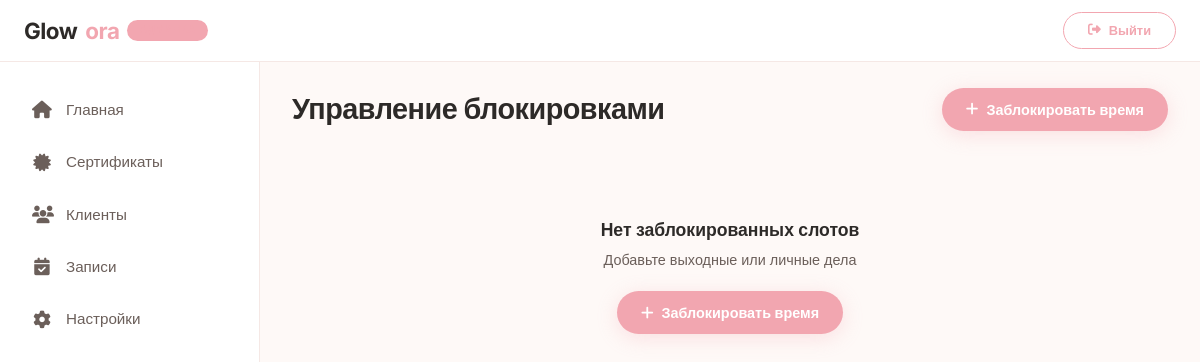
The app's page /admin-dashboard/blocked-slots/ (signed in), older data.
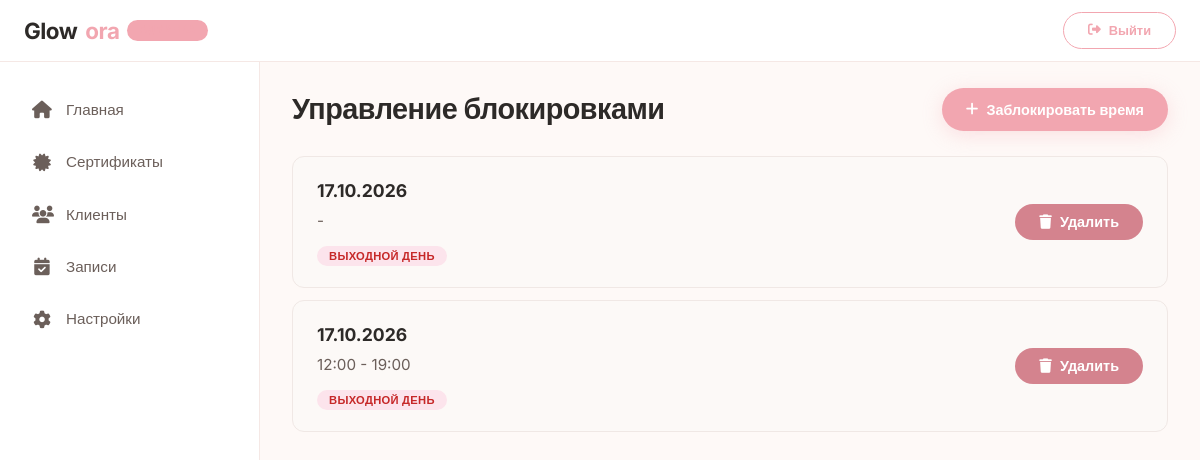
The same page, newer data.
### booking_app/models.py (models this page shows, shortened)
class BlockedSlot(models.Model):
    TYPE_CHOICES = [
        ('day_off', 'Выходной день'),
        ('personal', 'Личные дела'),
        ('maintenance', 'Технический перерыв'),
        ('other', 'Другое'),
    ]
    date = models.DateField('Дата')
    is_full_day = models.BooleanField('На весь день', default=False)
    start_time = models.TimeField('Начало', blank=True, null=True)
    end_time = models.TimeField('Конец', blank=True, null=True)
    reason = models.CharField('Причина', max_length=100, blank=True)
    slot_type = models.CharField('Тип', max_length=20, choices=TYPE_CHOICES, default='day_off')
    created_at = models.DateTimeField('Создано', auto_now_add=True)
    class Meta:
        verbose_name = 'Заблокированный слот'
        verbose_name_plural = 'Заблокированные слоты'
        ordering = ['date', 'start_time']
        db_table = 'beauty_app_blockedslot'

### booking_app/views.py (the view)
# urls.py: path('admin-dashboard/blocked-slots/', views.BlockedSlotListView.as_view(), name='blocked_slots_list'),
class BlockedSlotListView(AdminRequiredMixin, ListView):
    model = BlockedSlot
    template_name = 'booking_app/admin/blocked_slots_list.html'
    context_object_name = 'blocked_slots'

### beauty_app/context_processors.py (called while the page is built)
def faq_context(request):
    faqs = FAQ.objects.filter(is_active=True).order_by('order', 'created_at')
    return {'faqs': faqs}

### booking_app/context_processors.py (called while the page is built)
def pwa_settings(request):
    return {
        'VAPID_PUBLIC_KEY': getattr(settings, 'VAPID_PUBLIC_KEY', ''),
    }

### booking_app/views.py (called while the page is built)
    def test_func(self):
        return self.request.user.is_authenticated and self.request.user.is_staff

### booking_app/templates/booking_app/admin/blocked_slots_list.html (shortened to what this page needs)
{% extends 'dashboard_base.html' %}
{% load static %}
{% block page_title %}Управление блокировками{% endblock %}
{% block actions %}
    <a href="{% url 'booking_app:blocked_slot_add' %}" class="btn btn-primary">
        <i class="fas fa-plus"></i> Заблокировать время
    </a>
{% endblock %}
{% block content %}
<div class="dashboard">
    <div class="blocked-slots-section">
        {% if blocked_slots %}
            <div class="blocked-slots-list">
                {% for slot in blocked_slots %}
                    <div class="blocked-slot-card">
                        <div class="slot-info">
                            <div class="slot-date">{{ slot.date|date:"d.m.Y" }}</div>
                            <div class="slot-time">{{ slot.start_time|time:"H:i" }} - {{ slot.end_time|time:"H:i" }}</div>
                            <div class="slot-type">
                                <span class="type-badge type-{{ slot.slot_type }}">
                                    {{ slot.get_slot_type_display }}
                                </span>
                            </div>
                        </div>
                        <form method="post" action="{% url 'booking_app:blocked_slot_delete' slot.pk %}" style="display: inline;">
                            <button type="submit" class="btn btn-danger" onclick="return confirm('Удалить эту блокировку?')">
                                <i class="fas fa-trash"></i> Удалить
                            </button>
                        </form>
                    </div>
                {% endfor %}
            </div>
        {% else %}
            <div class="empty-state">
                <h3 class="empty-title">Нет заблокированных слотов</h3>
                <p class="empty-text">Добавьте выходные или личные дела</p>
                <a href="{% url 'booking_app:blocked_slot_add' %}" class="btn btn-primary">
                    <i class="fas fa-plus"></i> Заблокировать время
                </a>
            </div>
        {% endif %}
    </div>
</div>
{% endblock %}

Row changes from the older to the newer data that the page shows:
added BlockedSlot: date "17.10.2026", slot_type "ВЫХОДНОЙ ДЕНЬ"
added BlockedSlot: date "17.10.2026", start_time "12:00", end_time "19:00", slot_type "ВЫХОДНОЙ ДЕНЬ"
Text that changed along with them:
text no longer shown: "Нет заблокированных слотов Добавьте выходные или личные дела Заблокировать время"
